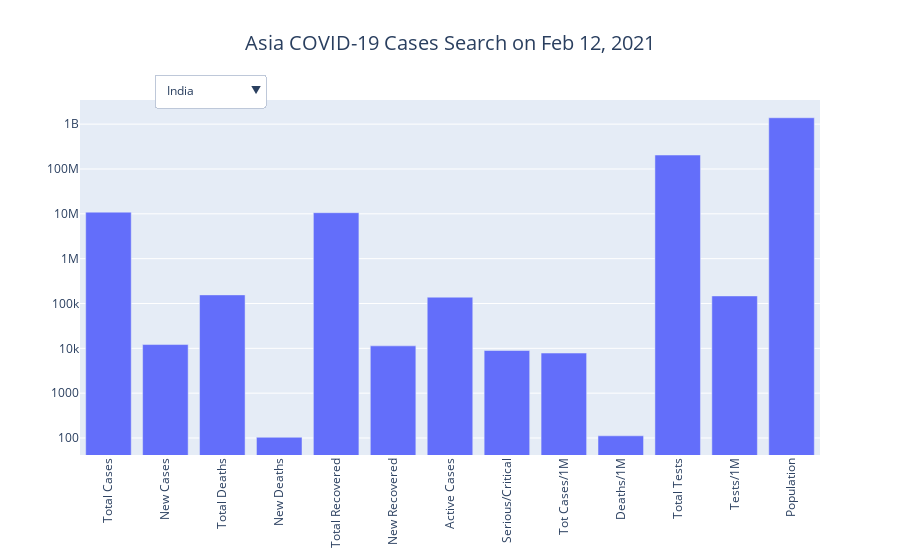

Source (notebook cell):
### Code cell
country_visualization('Asia')

### Figure 1 — Plotly figure (JSON) as saved in the notebook; plotly's stock layout.template omitted (floating-point values rounded to 4 significant figures; data arrays with more than 128 entries replaced by an {"elided": "..."} marker saying what was removed)
{"data": [{"y": [10892550, 12137, 155588, 104, 10598709, 11358, 138253, 8944, 7845, 112, 204789784, 147502, 1388382654], "visible": true, "type": "bar", "name": "India", "x": ["Total Cases", "New Cases", "Total Deaths", "New Deaths", "Total Recovered", "New Recovered", "Active Cases", "Serious/Critical", "Tot Cases/1M", "Deaths/1M", "Total Tests", "Tests/1M", "Population"]}, {"y": [2572190, 7763, 27284, 97, 2461204, 8108, 83702, 1250, 30297, 321, 31289306, 368547, 84899190], "visible": false, "type": "bar", "name": "Turkey", "x": ["Total Cases", "New Cases", "Total Deaths", "New Deaths", "Total Recovered", "New Recovered", "Active Cases", "Serious/Critical", "Tot Cases/1M", "Deaths/1M", "Total Tests", "Tests/1M", "Population"]}, {"y": [1503753, 7298, 58809, 58, 1285014, 6157, 159930, 3762, 17763, 695, 9938625, 117401, 84655703], "visible": false, "type": "bar", "name": "Iran", "x": ["Total Cases", "New Cases", "Total Deaths", "New Deaths", "Total Recovered", "New Recovered", "Active Cases", "Serious/Critical", "Tot Cases/1M", "Deaths/1M", "Total Tests", "Tests/1M", "Population"]}, {"y": [1201859, 9869, 32656, 275, 1004117, 11000, 165086, -1, 4365, 119, 9933751, 36082, 275308939], "visible": false, "type": "bar", "name": "Indonesia", "x": ["Total Cases", "New Cases", "Total Deaths", "New Deaths", "Total Recovered", "New Recovered", "Active Cases", "Serious/Critical", "Tot Cases/1M", "Deaths/1M", "Total Tests", "Tests/1M", "Population"]}, {"y": [718746, 3934, 5304, 21, 651522, 6590, 61920, 1002, 78145, 577, 11358022, 1234891, 9197590], "visible": false, "type": "bar", "name": "Israel", "x": ["Total Cases", "New Cases", "Total Deaths", "New Deaths", "Total Recovered", "New Recovered", "Active Cases", "Serious/Critical", "Tot Cases/1M", "Deaths/1M", "Total Tests", "Tests/1M", "Population"]}, {"y": [639438, 2530, 13157, 13, 604822, 1008, 21459, 259, 15682, 323, 6151665, 150866, 40775718], "visible": false, "type": "bar", "name": "Iraq", "x": ["Total Cases", "New Cases", "Total Deaths", "New Deaths", "Total Recovered", "New Recovered", "Active Cases", "Serious/Critical", "Tot Cases/1M", "Deaths/1M", "Total Tests", "Tests/1M", "Population"]}, {"y": [560363, 1270, 12218, 33, 518164, 1481, 29981, 1743, 2507, 55, 8360823, 37404, 223526127], "visible": false, "type": "bar", "name": "Pakistan", "x": ["Total Cases", "New Cases", "Total Deaths", "New Deaths", "Total Recovered", "New Recovered", "Active Cases", "Serious/Critical", "Tot Cases/1M", "Deaths/1M", "Total Tests", "Tests/1M", "Population"]}, {"y": [545295, 2017, 11495, 26, 500648, 327, 33152, 807, 4936, 104, 8246989, 74647, 110479940], "visible": false, "type": "bar", "name": "Philippines", "x": ["Total Cases", "New Cases", "Total Deaths", "New Deaths", "Total Recovered", "New Recovered", "Active Cases", "Serious/Critical", "Tot Cases/1M", "Deaths/1M", "Total Tests", "Tests/1M", "Population"]}, {"y": [539975, 404, 8253, 5, 486393, 422, 45329, -1, 3259, 50, 3822345, 23068, 165702507], "visible": false, "type": "bar", "name": "Bangladesh", "x": ["Total Cases", "New Cases", "Total Deaths", "New Deaths", "Total Recovered", "New Recovered", "Active Cases", "Serious/Critical", "Tot Cases/1M", "Deaths/1M", "Total Tests", "Tests/1M", "Population"]}, {"y": [411751, 1739, 6774, 96, 378024, 2570, 26953, 701, 3262, 54, 7481377, 59265, 126235750], "visible": false, "type": "bar", "name": "Japan", "x": ["Total Cases", "New Cases", "Total Deaths", "New Deaths", "Total Recovered", "New Recovered", "Active Cases", "Serious/Critical", "Tot Cases/1M", "Deaths/1M", "Total Tests", "Tests/1M", "Population"]}, {"y": [372073, 353, 6424, 4, 362947, 305, 2702, 447, 10586, 183, 12899937, 367022, 35147567], "visible": false, "type": "bar", "name": "Saudi Arabia", "x": ["Total Cases", "New Cases", "Total Deaths", "New Deaths", "Total Recovered", "New Recovered", "Active Cases", "Serious/Critical", "Tot Cases/1M", "Deaths/1M", "Total Tests", "Tests/1M", "Population"]}, {"y": [343563, 1579, 4433, 12, 324711, 641, 14419, 154, 33467, 432, 4159350, 405170, 10265680], "visible": false, "type": "bar", "name": "Jordan", "x": ["Total Cases", "New Cases", "Total Deaths", "New Deaths", "Total Recovered", "New Recovered", "Active Cases", "Serious/Critical", "Tot Cases/1M", "Deaths/1M", "Total Tests", "Tests/1M", "Population"]}, {"y": [342974, 3307, 986, 12, 323191, 3404, 18797, -1, 34421, 99, 27722025, 2782191, 9964100], "visible": false, "type": "bar", "name": "UAE", "x": ["Total Cases", "New Cases", "Total Deaths", "New Deaths", "Total Recovered", "New Recovered", "Active Cases", "Serious/Critical", "Tot Cases/1M", "Deaths/1M", "Total Tests", "Tests/1M", "Population"]}, {"y": [334093, 2934, 3915, 49, 224380, 2302, 105798, 886, 49085, 575, 2777796, 408114, 6806429], "visible": false, "type": "bar", "name": "Lebanon", "x": ["Total Cases", "New Cases", "Total Deaths", "New Deaths", "Total Recovered", "New Recovered", "Active Cases", "Serious/Critical", "Tot Cases/1M", "Deaths/1M", "Total Tests", "Tests/1M", "Population"]}, {"y": [272557, 127, 2054, 2, 268796, 136, 1707, -1, 9252, 70, 2111649, 71681, 29458887], "visible": false, "type": "bar", "name": "Nepal", "x": ["Total Cases", "New Cases", "Total Deaths", "New Deaths", "Total Recovered", "New Recovered", "Active Cases", "Serious/Critical", "Tot Cases/1M", "Deaths/1M", "Total Tests", "Tests/1M", "Population"]}, {"y": [264665, 507, 3336, 15, 256684, 660, 4645, -1, 66425, 837, 2406994, 604103, 3984409], "visible": false, "type": "bar", "name": "Georgia", "x": ["Total Cases", "New Cases", "Total Deaths", "New Deaths", "Total Recovered", "New Recovered", "Active Cases", "Serious/Critical", "Tot Cases/1M", "Deaths/1M", "Total Tests", "Tests/1M", "Population"]}, {"y": [258306, 3318, 953, 17, 205774, 3505, 51579, 258, 7918, 29, 5474691, 167824, 32621640], "visible": false, "type": "bar", "name": "Malaysia", "x": ["Total Cases", "New Cases", "Total Deaths", "New Deaths", "Total Recovered", "New Recovered", "Active Cases", "Serious/Critical", "Tot Cases/1M", "Deaths/1M", "Total Tests", "Tests/1M", "Population"]}, {"y": [231840, 191, 3173, 3, 226345, 226, 2322, -1, 22739, 311, 2485483, 243779, 10195637], "visible": false, "type": "bar", "name": "Azerbaijan", "x": ["Total Cases", "New Cases", "Total Deaths", "New Deaths", "Total Recovered", "New Recovered", "Active Cases", "Serious/Critical", "Tot Cases/1M", "Deaths/1M", "Total Tests", "Tests/1M", "Population"]}, {"y": [200044, 951, 2540, -1, 181974, 1167, 15530, 221, 10576, 134, 6399596, 338330, 18915231], "visible": false, "type": "bar", "name": "Kazakhstan", "x": ["Total Cases", "New Cases", "Total Deaths", "New Deaths", "Total Recovered", "New Recovered", "Active Cases", "Serious/Critical", "Tot Cases/1M", "Deaths/1M", "Total Tests", "Tests/1M", "Population"]}, {"y": [176052, 1021, 992, 7, 164537, 642, 10523, 122, 40852, 230, 1651287, 383177, 4309461], "visible": false, "type": "bar", "name": "Kuwait", "x": ["Total Cases", "New Cases", "Total Deaths", "New Deaths", "Total Recovered", "New Recovered", "Active Cases", "Serious/Critical", "Tot Cases/1M", "Deaths/1M", "Total Tests", "Tests/1M", "Population"]}, {"y": [168830, 154, 3138, 3, 160838, 168, 4854, -1, 56909, 1058, 676431, 228010, 2966678], "visible": false, "type": "bar", "name": "Armenia", "x": ["Total Cases", "New Cases", "Total Deaths", "New Deaths", "Total Recovered", "New Recovered", "Active Cases", "Serious/Critical", "Tot Cases/1M", "Deaths/1M", "Total Tests", "Tests/1M", "Population"]}, {"y": [166200, 665, 1918, 8, 155362, 635, 8920, 56, 32122, 371, 1071752, 207139, 5174064], "visible": false, "type": "bar", "name": "Palestine", "x": ["Total Cases", "New Cases", "Total Deaths", "New Deaths", "Total Recovered", "New Recovered", "Active Cases", "Serious/Critical", "Tot Cases/1M", "Deaths/1M", "Total Tests", "Tests/1M", "Population"]}, {"y": [156351, 450, 254, -1, 147939, 212, 8158, 80, 55684, 90, 1455165, 518257, 2807805], "visible": false, "type": "bar", "name": "Qatar", "x": ["Total Cases", "New Cases", "Total Deaths", "New Deaths", "Total Recovered", "New Recovered", "Active Cases", "Serious/Critical", "Tot Cases/1M", "Deaths/1M", "Total Tests", "Tests/1M", "Population"]}, {"y": [141543, 21, 3188, 4, 129287, 306, 9068, -1, 2591, 58, 2473356, 45270, 54635431], "visible": false, "type": "bar", "name": "Myanmar", "x": ["Total Cases", "New Cases", "Total Deaths", "New Deaths", "Total Recovered", "New Recovered", "Active Cases", "Serious/Critical", "Tot Cases/1M", "Deaths/1M", "Total Tests", "Tests/1M", "Population"]}, {"y": [136622, -1, 1539, -1, 128461, -1, 6622, 45, 26344, 297, 1550000, 298877, 5186083], "visible": false, "type": "bar", "name": "Oman", "x": ["Total Cases", "New Cases", "Total Deaths", "New Deaths", "Total Recovered", "New Recovered", "Active Cases", "Serious/Critical", "Tot Cases/1M", "Deaths/1M", "Total Tests", "Tests/1M", "Population"]}, {"y": [111312, 896, 395, 2, 103878, 627, 7039, 59, 64063, 227, 2874570, 1654383, 1737548], "visible": false, "type": "bar", "name": "Bahrain", "x": ["Total Cases", "New Cases", "Total Deaths", "New Deaths", "Total Recovered", "New Recovered", "Active Cases", "Serious/Critical", "Tot Cases/1M", "Deaths/1M", "Total Tests", "Tests/1M", "Population"]}, {"y": [85398, 70, 1439, 2, 82098, 92, 1861, 50, 12958, 218, 693811, 105276, 6590408], "visible": false, "type": "bar", "name": "Kyrgyzstan", "x": ["Total Cases", "New Cases", "Total Deaths", "New Deaths", "Total Recovered", "New Recovered", "Active Cases", "Serious/Critical", "Tot Cases/1M", "Deaths/1M", "Total Tests", "Tests/1M", "Population"]}, {"y": [82837, 403, 1507, 11, 72936, 298, 8394, 161, 1615, 29, 6093369, 118787, 51296563], "visible": false, "type": "bar", "name": "S. Korea", "x": ["Total Cases", "New Cases", "Total Deaths", "New Deaths", "Total Recovered", "New Recovered", "Active Cases", "Serious/Critical", "Tot Cases/1M", "Deaths/1M", "Total Tests", "Tests/1M", "Population"]}, {"y": [79340, 37, 622, -1, 77780, 54, 938, 153, 2350, 18, 1377915, 40805, 33767935], "visible": false, "type": "bar", "name": "Uzbekistan", "x": ["Total Cases", "New Cases", "Total Deaths", "New Deaths", "Total Recovered", "New Recovered", "Active Cases", "Serious/Critical", "Tot Cases/1M", "Deaths/1M", "Total Tests", "Tests/1M", "Population"]}, {"y": [74056, 940, 384, 5, 66984, 773, 6688, -1, 3449, 18, 1831420, 85306, 21468862], "visible": false, "type": "bar", "name": "Sri Lanka", "x": ["Total Cases", "New Cases", "Total Deaths", "New Deaths", "Total Recovered", "New Recovered", "Active Cases", "Serious/Critical", "Tot Cases/1M", "Deaths/1M", "Total Tests", "Tests/1M", "Population"]}, {"y": [59777, 18, 29, -1, 59569, 11, 179, 1, 10168, 5, 6799834, 1156673, 5878786], "visible": false, "type": "bar", "name": "Singapore", "x": ["Total Cases", "New Cases", "Total Deaths", "New Deaths", "Total Recovered", "New Recovered", "Active Cases", "Serious/Critical", "Tot Cases/1M", "Deaths/1M", "Total Tests", "Tests/1M", "Population"]}, {"y": [55473, 28, 2427, 3, 48390, 111, 4656, 1010, 1406, 61, 272256, 6899, 39465679], "visible": false, "type": "bar", "name": "Afghanistan", "x": ["Total Cases", "New Cases", "Total Deaths", "New Deaths", "Total Recovered", "New Recovered", "Active Cases", "Serious/Critical", "Tot Cases/1M", "Deaths/1M", "Total Tests", "Tests/1M", "Population"]}, {"y": [32288, 113, 219, 1, 2057, -1, 30012, 29, 26623, 181, 1442930, 1189757, 1212794], "visible": false, "type": "bar", "name": "Cyprus", "x": ["Total Cases", "New Cases", "Total Deaths", "New Deaths", "Total Recovered", "New Recovered", "Active Cases", "Serious/Critical", "Tot Cases/1M", "Deaths/1M", "Total Tests", "Tests/1M", "Population"]}, {"y": [24279, 175, 80, -1, 20210, 411, 3989, 1, 347, 1, 1217873, 17421, 69908562], "visible": false, "type": "bar", "name": "Thailand", "x": ["Total Cases", "New Cases", "Total Deaths", "New Deaths", "Total Recovered", "New Recovered", "Active Cases", "Serious/Critical", "Tot Cases/1M", "Deaths/1M", "Total Tests", "Tests/1M", "Population"]}, {"y": [17507, 120, 56, -1, 15142, 61, 2309, 178, 32041, 102, 453895, 830707, 546396], "visible": false, "type": "bar", "name": "Maldives", "x": ["Total Cases", "New Cases", "Total Deaths", "New Deaths", "Total Recovered", "New Recovered", "Active Cases", "Serious/Critical", "Tot Cases/1M", "Deaths/1M", "Total Tests", "Tests/1M", "Population"]}, {"y": [14765, 41, 971, 3, 8520, 82, 5274, -1, 831, 55, -1, -1, 17760936], "visible": false, "type": "bar", "name": "Syria", "x": ["Total Cases", "New Cases", "Total Deaths", "New Deaths", "Total Recovered", "New Recovered", "Active Cases", "Serious/Critical", "Tot Cases/1M", "Deaths/1M", "Total Tests", "Tests/1M", "Population"]}, {"y": [10756, 24, 192, 1, 10136, 59, 428, 22, 1428, 25, 7089664, 940951, 7534576], "visible": false, "type": "bar", "name": "Hong Kong", "x": ["Total Cases", "New Cases", "Total Deaths", "New Deaths", "Total Recovered", "New Recovered", "Active Cases", "Serious/Critical", "Tot Cases/1M", "Deaths/1M", "Total Tests", "Tests/1M", "Population"]}, {"y": [2247, 40, 2, -1, 1640, 22, 605, 3, 679, 0.6, 1242216, 375204, 3310773], "visible": false, "type": "bar", "name": "Mongolia", "x": ["Total Cases", "New Cases", "Total Deaths", "New Deaths", "Total Recovered", "New Recovered", "Active Cases", "Serious/Critical", "Tot Cases/1M", "Deaths/1M", "Total Tests", "Tests/1M", "Population"]}, {"y": [2142, 2, 35, -1, 1529, 1, 578, -1, 22, 0.4, 1529651, 15628, 97879662], "visible": false, "type": "bar", "name": "Vietnam", "x": ["Total Cases", "New Cases", "Total Deaths", "New Deaths", "Total Recovered", "New Recovered", "Active Cases", "Serious/Critical", "Tot Cases/1M", "Deaths/1M", "Total Tests", "Tests/1M", "Population"]}, {"y": [2136, 2, 616, -1, 1430, 2, 90, 23, 71, 20, 17404, 576, 30228696], "visible": false, "type": "bar", "name": "Yemen", "x": ["Total Cases", "New Cases", "Total Deaths", "New Deaths", "Total Recovered", "New Recovered", "Active Cases", "Serious/Critical", "Tot Cases/1M", "Deaths/1M", "Total Tests", "Tests/1M", "Population"]}, {"y": [937, 1, 9, -1, 859, -1, 69, -1, 39, 0.4, 167278, 7016, 23843510], "visible": false, "type": "bar", "name": "Taiwan", "x": ["Total Cases", "New Cases", "Total Deaths", "New Deaths", "Total Recovered", "New Recovered", "Active Cases", "Serious/Critical", "Tot Cases/1M", "Deaths/1M", "Total Tests", "Tests/1M", "Population"]}, {"y": [863, 2, 1, -1, 855, 1, 7, -1, 1111, 1, 496858, 639580, 776851], "visible": false, "type": "bar", "name": "Bhutan", "x": ["Total Cases", "New Cases", "Total Deaths", "New Deaths", "Total Recovered", "New Recovered", "Active Cases", "Serious/Critical", "Tot Cases/1M", "Deaths/1M", "Total Tests", "Tests/1M", "Population"]}, {"y": [479, 1, -1, -1, 463, 6, 16, -1, 28, -1, 428016, 25384, 16861520], "visible": false, "type": "bar", "name": "Cambodia", "x": ["Total Cases", "New Cases", "Total Deaths", "New Deaths", "Total Recovered", "New Recovered", "Active Cases", "Serious/Critical", "Tot Cases/1M", "Deaths/1M", "Total Tests", "Tests/1M", "Population"]}, {"y": [184, 1, 3, -1, 175, -1, 6, -1, 418, 7, 94954, 215772, 440066], "visible": false, "type": "bar", "name": "Brunei ", "x": ["Total Cases", "New Cases", "Total Deaths", "New Deaths", "Total Recovered", "New Recovered", "Active Cases", "Serious/Critical", "Tot Cases/1M", "Deaths/1M", "Total Tests", "Tests/1M", "Population"]}, {"y": [100, -1, -1, -1, 62, -1, 38, -1, 75, -1, 19919, 14933, 1333868], "visible": false, "type": "bar", "name": "Timor-Leste", "x": ["Total Cases", "New Cases", "Total Deaths", "New Deaths", "Total Recovered", "New Recovered", "Active Cases", "Serious/Critical", "Tot Cases/1M", "Deaths/1M", "Total Tests", "Tests/1M", "Population"]}, {"y": [48, -1, -1, -1, 46, -1, 2, -1, 73, -1, 4369, 6672, 654789], "visible": false, "type": "bar", "name": "Macao", "x": ["Total Cases", "New Cases", "Total Deaths", "New Deaths", "Total Recovered", "New Recovered", "Active Cases", "Serious/Critical", "Tot Cases/1M", "Deaths/1M", "Total Tests", "Tests/1M", "Population"]}, {"y": [45, -1, -1, -1, 41, -1, 4, -1, 6, -1, 107208, 14605, 7340580], "visible": false, "type": "bar", "name": "Laos", "x": ["Total Cases", "New Cases", "Total Deaths", "New Deaths", "Total Recovered", "New Recovered", "Active Cases", "Serious/Critical", "Tot Cases/1M", "Deaths/1M", "Total Tests", "Tests/1M", "Population"]}], "layout": {"xaxis": {"tickangle": -90}, "yaxis": {"type": "log"}, "updatemenus": [{"yanchor": "top", "direction": "down", "showactive": true, "xanchor": "left", "buttons": [{"args": [{"visible": {"elided": "211 bool values"}}], "method": "update", "label": "India"}, {"args": [{"visible": {"elided": "211 bool values"}}], "method": "update", "label": "Turkey"}, {"args": [{"visible": {"elided": "211 bool values"}}], "method": "update", "label": "Iran"}, {"args": [{"visible": {"elided": "211 bool values"}}], "method": "update", "label": "Indonesia"}, {"args": [{"visible": {"elided": "211 bool values"}}], "method": "update", "label": "Israel"}, {"args": [{"visible": {"elided": "211 bool values"}}], "method": "update", "label": "Iraq"}, {"args": [{"visible": {"elided": "211 bool values"}}], "method": "update", "label": "Pakistan"}, {"args": [{"visible": {"elided": "211 bool values"}}], "method": "update", "label": "Philippines"}, {"args": [{"visible": {"elided": "211 bool values"}}], "method": "update", "label": "Bangladesh"}, {"args": [{"visible": {"elided": "211 bool values"}}], "method": "update", "label": "Japan"}, {"args": [{"visible": {"elided": "211 bool values"}}], "method": "update", "label": "Saudi Arabia"}, {"args": [{"visible": {"elided": "211 bool values"}}], "method": "update", "label": "Jordan"}, {"args": [{"visible": {"elided": "211 bool values"}}], "method": "update", "label": "UAE"}, {"args": [{"visible": {"elided": "211 bool values"}}], "method": "update", "label": "Lebanon"}, {"args": [{"visible": {"elided": "211 bool values"}}], "method": "update", "label": "Nepal"}, {"args": [{"visible": {"elided": "211 bool values"}}], "method": "update", "label": "Georgia"}, {"args": [{"visible": {"elided": "211 bool values"}}], "method": "update", "label": "Malaysia"}, {"args": [{"visible": {"elided": "211 bool values"}}], "method": "update", "label": "Azerbaijan"}, {"args": [{"visible": {"elided": "211 bool values"}}], "method": "update", "label": "Kazakhstan"}, {"args": [{"visible": {"elided": "211 bool values"}}], "method": "update", "label": "Kuwait"}, {"args": [{"visible": {"elided": "211 bool values"}}], "method": "update", "label": "Armenia"}, {"args": [{"visible": {"elided": "211 bool values"}}], "method": "update", "label": "Palestine"}, {"args": [{"visible": {"elided": "211 bool values"}}], "method": "update", "label": "Qatar"}, {"args": [{"visible": {"elided": "211 bool values"}}], "method": "update", "label": "Myanmar"}, {"args": [{"visible": {"elided": "211 bool values"}}], "method": "update", "label": "Oman"}, {"args": [{"visible": {"elided": "211 bool values"}}], "method": "update", "label": "Bahrain"}, {"args": [{"visible": {"elided": "211 bool values"}}], "method": "update", "label": "Kyrgyzstan"}, {"args": [{"visible": {"elided": "211 bool values"}}], "method": "update", "label": "S. Korea"}, {"args": [{"visible": {"elided": "211 bool values"}}], "method": "update", "label": "Uzbekistan"}, {"args": [{"visible": {"elided": "211 bool values"}}], "method": "update", "label": "Sri Lanka"}, {"args": [{"visible": {"elided": "211 bool values"}}], "method": "update", "label": "Singapore"}, {"args": [{"visible": {"elided": "211 bool values"}}], "method": "update", "label": "Afghanistan"}, {"args": [{"visible": {"elided": "211 bool values"}}], "method": "update", "label": "Cyprus"}, {"args": [{"visible": {"elided": "211 bool values"}}], "method": "update", "label": "Thailand"}, {"args": [{"visible": {"elided": "211 bool values"}}], "method": "update", "label": "Maldives"}, {"args": [{"visible": {"elided": "211 bool values"}}], "method": "update", "label": "Syria"}, {"args": [{"visible": {"elided": "211 bool values"}}], "method": "update", "label": "Hong Kong"}, {"args": [{"visible": {"elided": "211 bool values"}}], "method": "update", "label": "Mongolia"}, {"args": [{"visible": {"elided": "211 bool values"}}], "method": "update", "label": "Vietnam"}, {"args": [{"visible": {"elided": "211 bool values"}}], "method": "update", "label": "Yemen"}, {"args": [{"visible": {"elided": "211 bool values"}}], "method": "update", "label": "Taiwan"}, {"args": [{"visible": {"elided": "211 bool values"}}], "method": "update", "label": "Bhutan"}, {"args": [{"visible": {"elided": "211 bool values"}}], "method": "update", "label": "Cambodia"}, {"args": [{"visible": {"elided": "211 bool values"}}], "method": "update", "label": "Brunei "}, {"args": [{"visible": {"elided": "211 bool values"}}], "method": "update", "label": "Timor-Leste"}, {"args": [{"visible": {"elided": "211 bool values"}}], "method": "update", "label": "Macao"}, {"args": [{"visible": {"elided": "211 bool values"}}], "method": "update", "label": "Laos"}], "pad": {"r": 10, "t": 10}, "y": 1.1, "x": 0.1}], "title": {"text": "Asia COVID-19 Cases Search on Feb 12, 2021", "font": {"size": 20}, "xanchor": "center", "x": 0.5}}}
